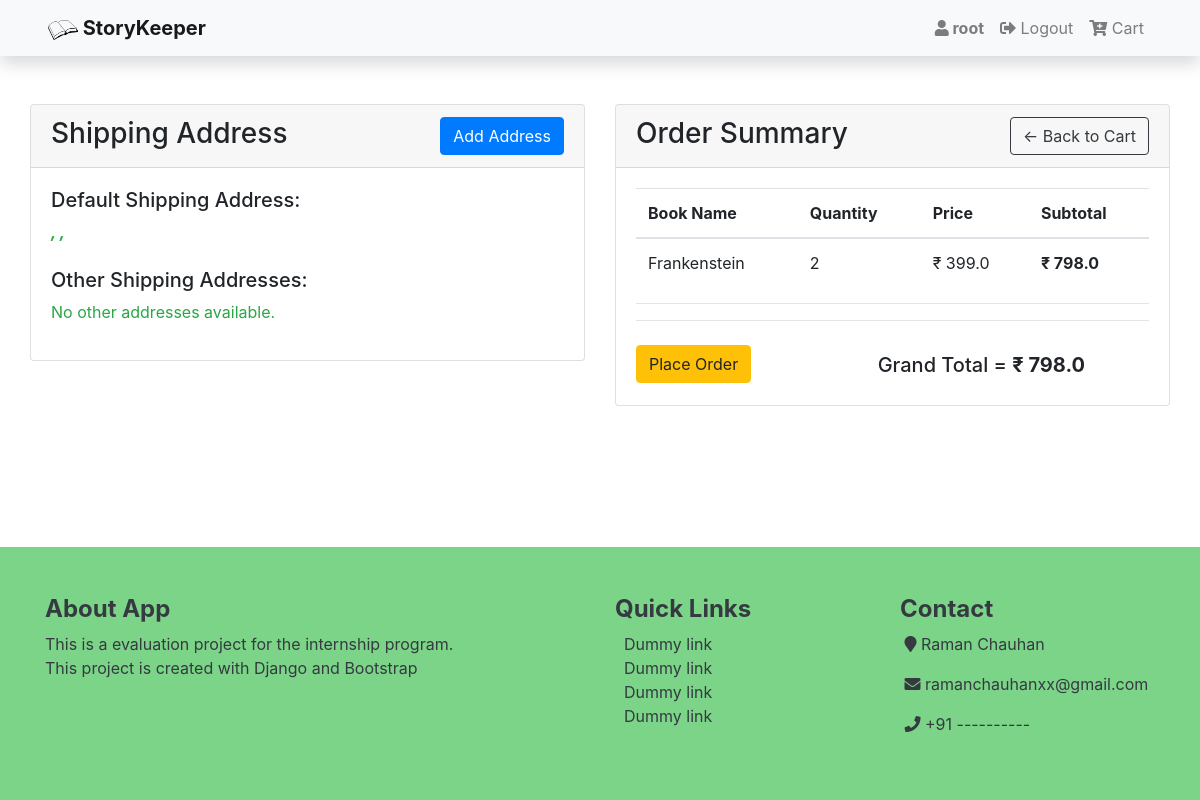
Screenshot of /cart/checkout (signed in) with the database file from the repository.
### books/models.py (models this page shows, shortened)
class Cart(models.Model):
    user = models.ForeignKey(User, on_delete=models.CASCADE, null=True, blank=True)
    books = models.ForeignKey(Book, on_delete=models.SET_NULL, blank=True, null=True)
    quantity = models.PositiveIntegerField(null=True, blank=True)
    date_added = models.DateTimeField(auto_now_add=True)

class Book(models.Model):
    status = (
    (0, "Draft"),
    (1, "Publish")
    )
    title  		 = models.CharField(max_length=200)
    slug         = models.SlugField(max_length=140, unique=True)
    author 		 = models.CharField(max_length=100)
    genre        = models.ForeignKey(Genre, on_delete=models.SET_NULL, null=True, blank=True)
    price     	 = models.FloatField(default=0)
    quantity   	 = models.PositiveIntegerField()
    description  = models.TextField(default='No Description', null=True, blank=False)
    average_rating  = models.FloatField(default=0)
    created_on 	 = models.DateTimeField(auto_now_add=True)
    updated_on 	 = models.DateTimeField(auto_now=True)
    digital         = models.BooleanField(default=False, null=True, blank=False)
    status          = models.IntegerField(choices=status,default = 1)
    class Meta:
        ordering    = ['-quantity']

### books/views.py (the view)
# urls.py: path('cart/checkout', views.checkoutView, name='checkout'),
@login_required
def checkoutView(request):
    user = request.user
    cart_items = Cart.objects.filter(user=user)
    total_amount = calculateCartTotal(cart_items)
    try:
        default_shipping_address = ShippingAddress.objects.get(user=user, is_default=True)
    except ShippingAddress.DoesNotExist:
        default_shipping_address = None
    other_shipping_addresses = ShippingAddress.objects.filter(user=user, is_default=False)
    if request.method == 'POST':
        form = ShippingAddressForm(request.POST)
        if form.is_valid():
            shipping_address = form.save(commit=False)
            shipping_address.user = user
            shipping_address.save()
            ShippingAddress.objects.filter(user=user).exclude(id=shipping_address.id).update(is_default=False)
            order = Order(user=user, total_amount=total_amount)
            order.save()
            order.items.set(cart_items)
            order_history = OrderHistory(
                user=user,
                items=order.items.all(),
                order_date=order.order_date,
                order_quantity=cart_items.count(),
                total_amount=order.total_amount,
                shipping_address=shipping_address
            )
            order_history.save()
            cart_items.delete()
            messages.success(request, 'Order placed successfully!')
            return redirect('order_history')
    else:
        form = ShippingAddressForm(instance=default_shipping_address)
    context = {
        'cart_items': cart_items,
        'total_amount': total_amount,
        'form': form,
        'shipping_address': default_shipping_address,
        'other_addresses': other_shipping_addresses,
    }
    return render(request, 'shopping/checkout.html', context)

### books/templatetags/custom_filters.py (called while the page is built)
@register.filter
def calculate_subtotal(cart_item):
    return cart_item.quantity * cart_item.books.price

### books/views.py (called while the page is built)
def calculateCartTotal(cart_items):
    total = 0
    for item in cart_items:
        total += item.books.price * item.quantity
    return total

### books/templates/shopping/checkout.html (shortened to what this page needs)
{% extends 'base.html' %}
{% load custom_filters %}
{% block content %}
{% load static %}
<div class="container-fluid my-5">
    <div class="row">
        <div class="col-md-6">
            <div class="card">
                <div class="card-header h3">
                    Shipping Address
                    <a href="{% url 'add_shipping_address' %}" class="btn btn-primary float-right">Add Address</a>
                </div>
                <div class="card-body">
                    <form method="POST" class="shipping-address-form">
                        <h5>Default Shipping Address:</h5>
                        <i><strong class="text-success">{{ shipping_address.address }}
                            {{ shipping_address.city }},
                            {{ shipping_address.state }},
                        </strong></i><br><br>
                        <h5>Other Shipping Addresses:</h5>
                        {% if other_addresses %}
                            <ul class="list-group">
                                {% for address in other_addresses %}
                                <li class="list-group-item">
                                    {{ address.address }},
                                    {{ address.city }},
                                    {{ address.state }},
                                    {{ address.zipcode }}
                                    {% if address.is_default %}
                                    (Default)
                                    {% else %}
                                    <a href="{% url 'set_default_address' address.id %}" class="btn btn-link btn-sm text-success">Set as Default</a>
                                    {% endif %}
                                </li>
                                {% endfor %}
                            </ul>
                            {% else %}
                            <p class="text-success">No other addresses available.</p>
                            {% endif %}
                    </form>
                </div>
            </div>
        </div>
        <div class="col-md-6">
            <div class="card">
                <div class="card-header h3">
                    Order Summary
                    <a  class="btn btn-outline-dark float-right" href="{% url 'cart' %}">&#x2190; Back to Cart</a>
                </div>
                <div class="card-body">
                    <table class="table">
                        <thead>
                            <tr>
                                <th>Book Name</th>
                                <th>Quantity</th>
                                <th>Price</th>
                                <th>Subtotal</th>
                            </tr>
                        </thead>
                        <tbody>
                            {% for cart_item in cart_items %}
                                <tr>
                                    <td>{{ cart_item.books.title }}</td>
                                    <td>{{ cart_item.quantity }}</td>
                                    <td>&#8377; {{ cart_item.books.price }}</td>
                                    <td><strong>&#8377; {{ cart_item|calculate_subtotal }}</strong></td>
                                </tr>
                            {% endfor %}
                        </tbody>
                    </table><hr><hr>
                    <a href="{% url 'order_history' %}" class="mt-2 btn btn-warning mr-3">Place Order</a>
                    <p class="mt-3 float-right mr-5 pr-3 h5">Grand Total = <b>&#8377; {{ total_amount }}</b></p>
                </div>
            </div>
        </div>
    </div>
</div>
{% endblock %}

### books/templates/base.html (shortened to what this page needs)
<!DOCTYPE html>
<html lang="en">
<head>
    <link href="https://cdnjs.cloudflare.com/ajax/libs/font-awesome/5.15.4/css/all.min.css" rel="stylesheet">
    <link rel="stylesheet" href="https://cdn.jsdelivr.net/npm/bootstrap@4.6.2/dist/css/bootstrap.min.css">
    {% load static %}
</head>
<body>
<div class="d-flex flex-column min-vh-100">
    <nav class="navbar sticky-top navbar-expand-lg navbar-light bg-light shadow px-5">
        <a class="navbar-brand font-weight-bold" href="{% url 'home' %}"><img src="{% static 'logos/logo-black.png' %}" width="30" height="20"> StoryKeeper</a>
        <div class="collapse navbar-collapse" id="navbarSupportedContent">
            <ul class="navbar-nav ml-auto">
                {% if user.is_authenticated %}
                <li class="nav-item">
                    <a class="nav-link">
                        <strong>
                            <i class="fas fa-user"></i>
                            {{ user.username }}
                        </strong>
                    </a>
                </li>
                <li class="nav-item">
                <a class="nav-link" href="{% url 'logout' %}">
                    <i class="fas fa-sign-out-alt"></i> Logout</a>
                </li>
                <li class="nav-item">
                <a class="nav-link" href="{% url 'cart' %}">
                    <i class="fa fa-cart-plus"></i> Cart</a>
                </li>
                {% endif %}
            </ul>
        </div>
    </nav>
    <div class="container-fluid flex-grow-1">
        {% block content %} {% endblock %}
    </div>
    <footer id="pageFooter" class="footer text-dark py-5 mt-5" style="background-color:rgb(124, 212, 136);">
        <div class="container">
            <div class="row">
                <div class="col-md-6">
                    <h4><b>About App</b></h4>
                    <p>This is a evaluation project for the internship program.<br>
                    This project is created with Django and Bootstrap</p>
                </div>
                <div class="col-md-3">
                    <h4><b>Quick Links</b></h4>
                    <ul class="list-unstyled">
                        <li><a href="#" class="text-dark">&nbsp;&nbsp;Dummy link</a></li>
                        <li><a href="#" class="text-dark">&nbsp;&nbsp;Dummy link</a></li>
                        <li><a href="#" class="text-dark">&nbsp;&nbsp;Dummy link</a></li>
                        <li><a href="#" class="text-dark">&nbsp;&nbsp;Dummy link</a></li>
                    </ul>
                </div>
                <div class="col-md-3">
                    <h4><b>Contact </b></h4>
                    <address>
                        <p>&nbsp;<i class="fa fa-map-marker"></i> Raman Chauhan</p>
                        <p>&nbsp;<i class="fa fa-envelope"></i> ramanchauhanxx@gmail.com</p>
                        <p>&nbsp;<i class="fa fa-phone"></i> +91 ----------</p>
                    </address>
                </div>
            </div>
        </div>
    </footer>
</div>
</body>
</html>

### rows the page displays
Cart: books "Frankenstein", quantity "2", books.price "399.0", quantity+books "798.0"

### other values shown
{{ user.username }} "root"
{{ total_amount }} "798.0"
